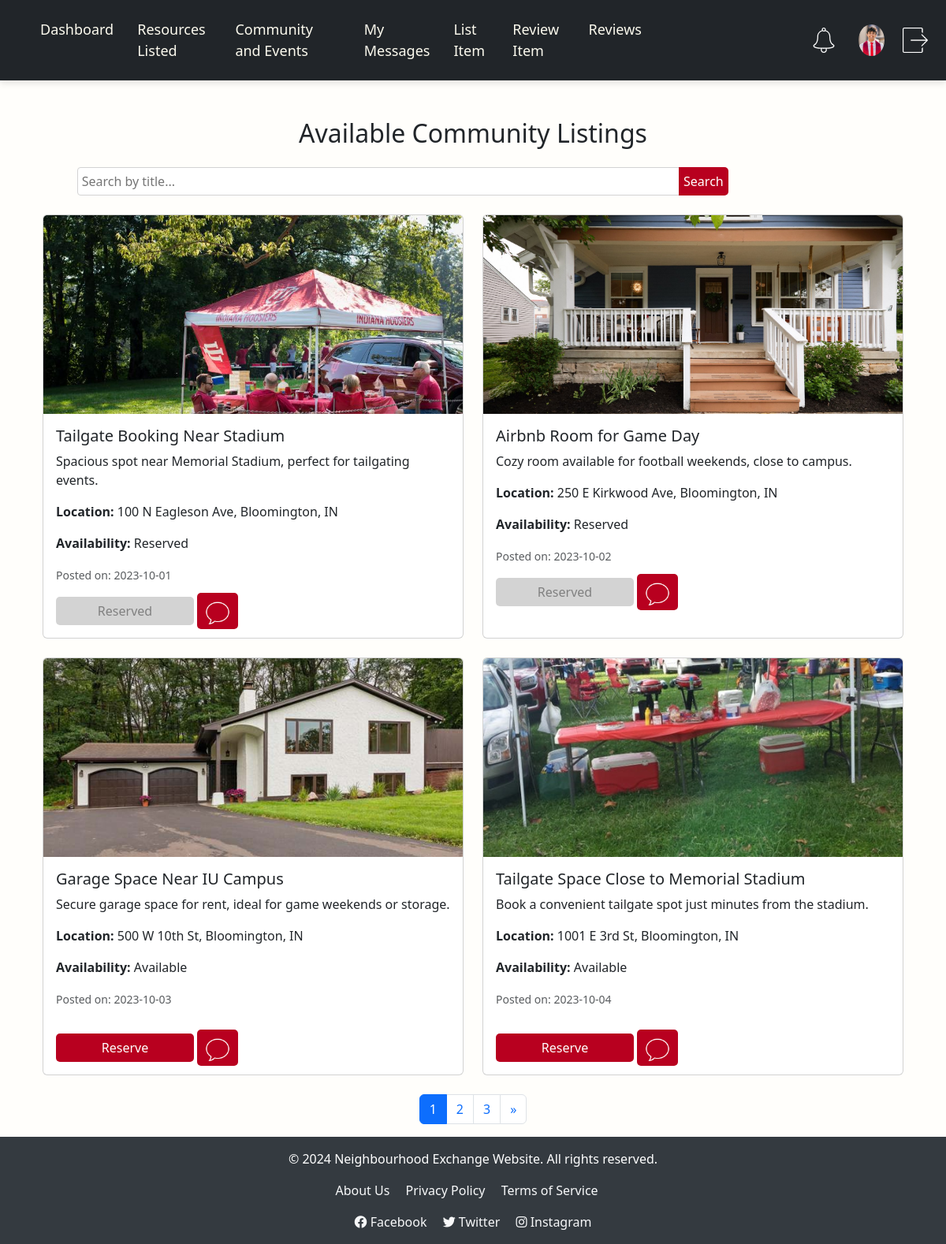
The app's page /community_events (signed in) with its own data.
### tables this page shows
CREATE TABLE Community (
    community_id INTEGER PRIMARY KEY AUTOINCREMENT,
    user_id INTEGER,
    title TEXT NOT NULL,
    description TEXT,
    images TEXT,
    location TEXT,  -- Changed from category to location
    availability TEXT,
    date_posted TEXT NOT NULL,
    FOREIGN KEY (user_id) REFERENCES Users(user_id)
);

### app.py (the view)
@app.route('/community_events')
@login_required
def community_events():
    conn = get_db_connection()
    search_query = request.args.get('search', '')
    page = int(request.args.get('page', 1))
    per_page = 4  # Set to 4 items per page
    base_query = 'SELECT * FROM Community WHERE title LIKE ?'
    count_query = 'SELECT COUNT(*) FROM Community WHERE title LIKE ?'
    params = (f'%{search_query}%',)
    total_communities = conn.execute(count_query, params).fetchone()[0]
    total_pages = (total_communities + per_page - 1) // per_page
    offset = (page - 1) * per_page
    paginated_query = f'{base_query} LIMIT ? OFFSET ?'
    communities_data = conn.execute(paginated_query, params + (per_page, offset)).fetchall()
    conn.close()
    return render_template(
        'community_events.html',
        communities=communities_data,
        search_query=search_query,
        page=page,
        total_pages=total_pages
    )

### app.py (called while the page is built)
def get_db_connection():
    conn = sqlite3.connect('community.db')
    conn.row_factory = sqlite3.Row
    return conn

@app.after_request
def add_header(response):
    response.headers['Cache-Control'] = 'no-store, no-cache, must-revalidate, max-age=0'
    response.headers['Pragma'] = 'no-cache'
    response.headers['Expires'] = '0'
    return response

def login_required(f):
    @wraps(f)
    def decorated_function(*args, **kwargs):
        if 'user_id' not in session:
            flash('Please log in to access this page.', 'danger')
            return redirect(url_for('login'))
        return f(*args, **kwargs)
    return decorated_function

### templates/community_events.html (shortened to what this page needs)
{% extends "base.html" %}
{% block content %}
<div class="container mt-4">
    <h2 class="text-center mb-4">Available Community Listings</h2>
    <form method="get" action="{{ url_for('community_events') }}" class="mb-4">
        <div class="input-group">
            <input type="text" name="search" class="form-ter" placeholder="Search by title..." value="{{ search_query }}">
            <button type="submit" class="buttonUs">Search</button>
        </div>
    </form>
    <div class="row">
        {% for community in communities %}
        <div class="col-md-6 mb-4">
            <div class="card h-100">
                <img src="{{ url_for('static', filename=community['images']) }}" class="card-img-top" alt="{{ community['title'] }}" style="height: 21vw; object-fit: cover;">
                <div class="card-body">
                    <h5 class="card-title">{{ community['title'] }}</h5>
                    <p class="card-text">{{ community['description'] | truncate(100) }}</p>
                    <p class="card-text"><strong>Location:</strong> {{ community['location'] }}</p>
                    <p class="card-text"><strong>Availability:</strong> {{ community['availability'] }}</p>
                    <p class="card-text"><small class="text-muted">Posted on: {{ community['date_posted'] }}</small></p>
                    {% if community['availability'] == 'Available' %}
                    <form method="POST" style="width:35%;display: inline-grid;" action="{{ url_for('reserve_community', community_id=community['community_id']) }}">
                        <button type="submit" class="buttonUs mt-3">Reserve</button>
                    </form>
                    {% else %}
                    <button class="disabledBut" disabled>Reserved</button>
                    {% endif %}
                    <a class="messageUs" href="{{ url_for('message_community', community_id=community['community_id']) }}">
                        <img style="width: 2rem;" src="{{ url_for('static', filename='images/message.png') }}" alt="Description of Image">
                    </a>
                </div>
            </div>
        </div>
        {% endfor %}
    </div>
    <nav aria-label="Page navigation">
        <ul class="pagination justify-content-center">
            {% for p in range(1, total_pages + 1) %}
            <li class="page-item {% if p == page %}active{% endif %}">
                <a class="page-link" href="{{ url_for('community_events', page=p, search=search_query) }}">{{ p }}</a>
            </li>
            {% endfor %}
            {% if page < total_pages %}
            <li class="page-item">
                <a class="page-link" href="{{ url_for('community_events', page=page+1, search=search_query) }}" aria-label="Next">
                    <span aria-hidden="true">&raquo;</span>
                </a>
            </li>
            {% endif %}
        </ul>
    </nav>
</div>
{% endblock %}

### static/styles.css (style rules this page uses)
body { background-color:#fffefb ; height: 100vh; justify-content: center; align-items: center; margin: 0; }
.buttonUs { font-size: medium; background: #b8001f; color: white; font-weight: 500; border-radius: 5px; padding: 6px 6px; border:none; text-decoration: none; }
.form-ter { background-color: white; border: 1px solid lightgray; color: #666666; border-radius: 4px; padding: 5px 5px; margin-left: 4%; width: 70%; }
.messageUs { font-size: medium; background: #b8001f; border-radius: 5px; padding: 12px 10px; border:none; text-decoration: none; }
.disabledBut { font-size: medium; background: lightgrey; color: grey; font-weight: 500; border-radius: 5px; padding: 6px 6px; border:none; text-decoration: none; width:35%; }

### records on screen
Community: images (picture), title "Tailgate Booking Near Stadium", description "Spacious spot near Memorial Stadium, perfect for tailgating events.", location "100 N Eagleson Ave, Bloomington, IN", availability "Reserved", date_posted "2023-10-01"
Community: images (picture), title "Airbnb Room for Game Day", description "Cozy room available for football weekends, close to campus.", location "250 E Kirkwood Ave, Bloomington, IN", availability "Reserved", date_posted "2023-10-02"
Community: images (picture), title "Garage Space Near IU Campus", description "Secure garage space for rent, ideal for game weekends or storage.", location "500 W 10th St, Bloomington, IN", availability "Available", date_posted "2023-10-03"
Community: images (picture), title "Tailgate Space Close to Memorial Stadium", description "Book a convenient tailgate spot just minutes from the stadium.", location "1001 E 3rd St, Bloomington, IN", availability "Available", date_posted "2023-10-04"

### other values on screen
{{ p }} "1" "2" "3"
